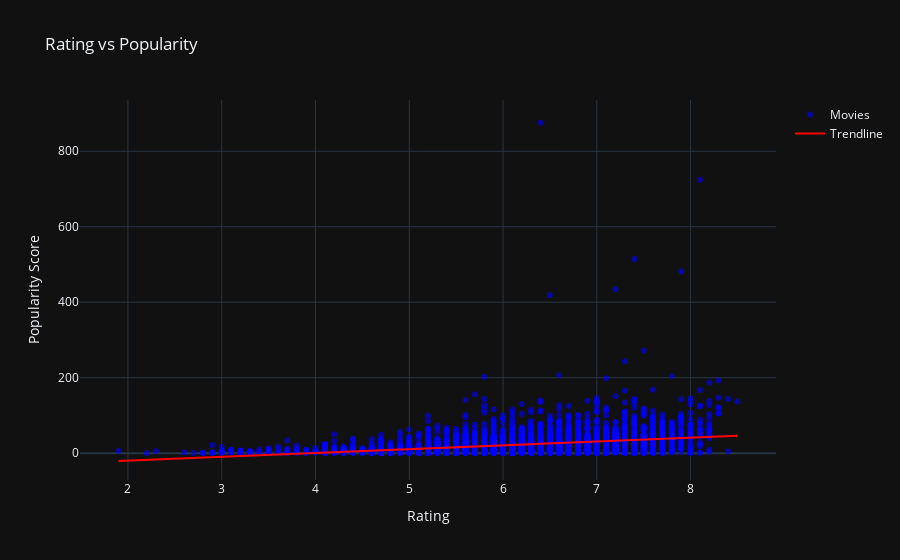

This figure's notebook cell:
### Markdown cell above
### Ratings vs Popularity

### Code cell
# Get rating and popularity values
x = movies["vote_average"]
y = movies["popularity"]

# Fit a linear regression model (1st-degree polynomial)
slope, intercept = np.polyfit(x, y, 1)

# Generate predicted values
trendline = slope * x + intercept

# Scatter plot
fig = go.Figure()
fig.add_trace(go.Scatter(x=x, y=y, mode="markers",
                         marker=dict(color="blue", opacity=0.6),
                         name="Movies"))

# Trendline
fig.add_trace(go.Scatter(
    x=x, y=trendline,
    mode="lines",
    line=dict(color="red", width=2),
    name="Trendline"
))

# Layout
fig.update_layout(title="Rating vs Popularity",
                  xaxis_title="Rating",
                  yaxis_title="Popularity Score",
                  template="plotly_dark")

fig.show()

correlation = np.corrcoef(x, y)[0, 1]
print(f"Correlation Coefficient: {correlation:.2f}")

### Figure 1 — Plotly figure (JSON) as saved in the notebook; plotly's stock layout.template omitted (floating-point values rounded to 4 significant figures; data arrays with more than 128 entries replaced by an {"elided": "..."} marker saying what was removed)
{"data": [{"marker": {"color": "blue", "opacity": 0.6}, "mode": "markers", "name": "Movies", "type": "scatter", "x": {"elided": "4527 float values"}, "y": {"elided": "4527 float values"}}, {"line": {"color": "red", "width": 2}, "mode": "lines", "name": "Trendline", "type": "scatter", "x": {"elided": "4527 float values"}, "y": {"elided": "4527 float values"}}], "layout": {"title": {"text": "Rating vs Popularity"}, "xaxis": {"title": {"text": "Rating"}}, "yaxis": {"title": {"text": "Popularity Score"}}}}
